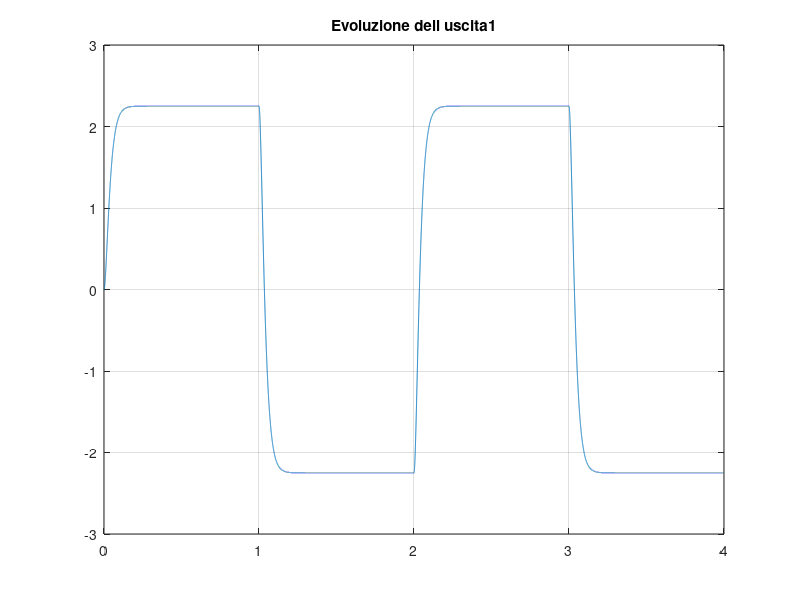
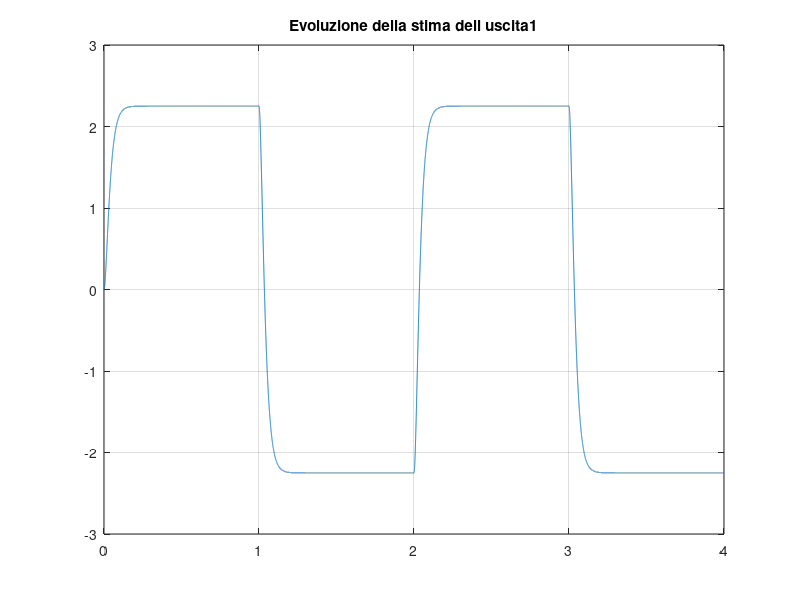
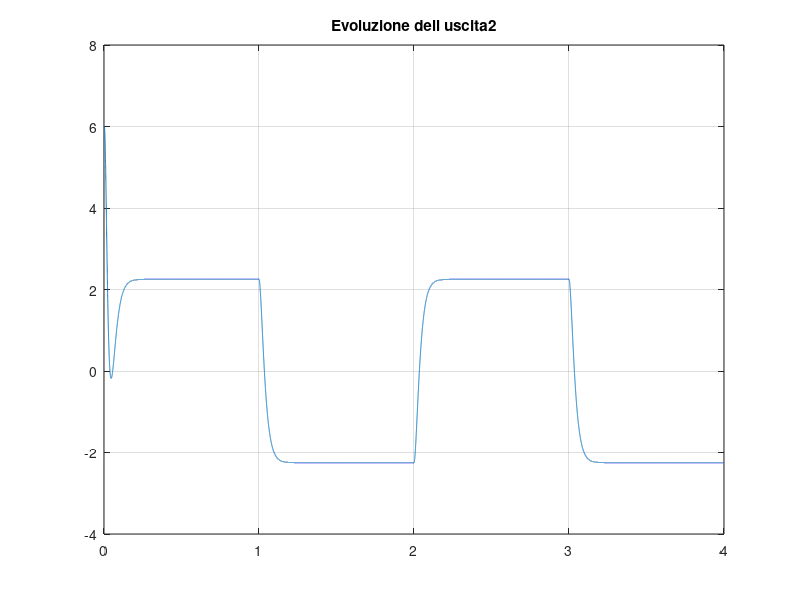
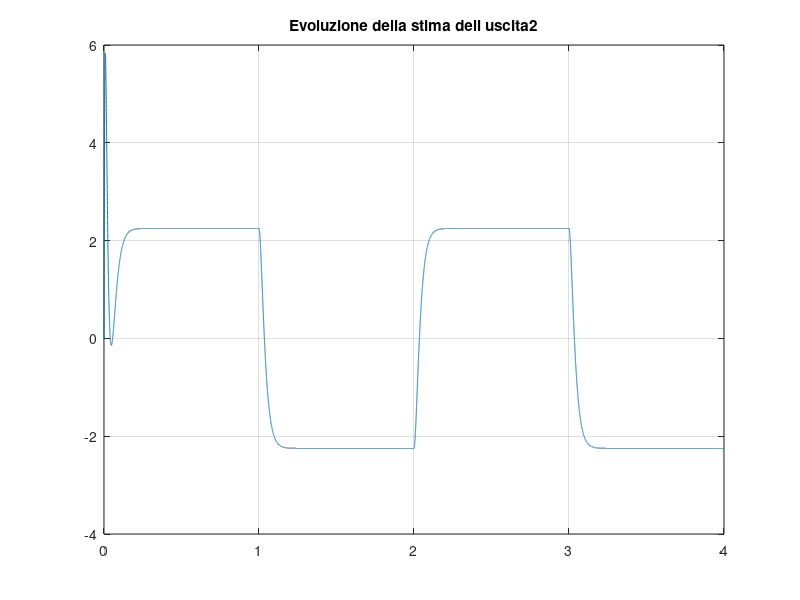

These charts were generated, in order, by the following MATLAB code:
A = [0, 1; 900, 0];
B = [0; -9];
C = [600, 0];
D = 0;
n = 2;

O = obsv(A, C);
if rank(O) == n
    fprintf('Sistema Osservabile');
    L = acker(A', C', [-120, -180])';
else
    fprintf('Sistema non Osservabile');
    exit();
end

Co = ctrb(A, B);
if rank(Co) == n
    fprintf('Sistema Raggiungibile');
    K = acker(A, B, [-40, -60]);
else
    fprintf('Sistema non Raggiungibile');
    exit();
end
alpha = -1;

Atot = [A, -B*K; L*C, A-B*K-L*C];
Btot = alpha*[B; B];
Ctot = [C, -D*K; zeros(size(C)), C-D*K];
Dtot = alpha*[D; D];
System = ss(Atot, Btot, Ctot, Dtot);
t = 0:0.0001:4;
u = sign(sin(2*pi*0.5*t));
deltaX0 = [0; 0; 0; 0]; deltaX01 = [0.01; 0; 0; 0]; deltaX02 = [-0.01; 0; 0; 0];
[Y1, T1, X1] = lsim(System, u, t, deltaX0);
[Y2, T2, X2] = lsim(System, u, t, deltaX01);
[Y3, T3, X3] = lsim(System, u, t, deltaX02);
figure(1), plot(T1, Y1(:, 1)), grid on, zoom on, title('Evoluzione dell uscita1');
figure(2), plot(T1, Y1(:, 2)), grid on, zoom on, title('Evoluzione della stima dell uscita1');
figure(3), plot(T2, Y2(:, 1)), grid on, zoom on, title('Evoluzione dell uscita2');
figure(4), plot(T2, Y2(:, 2)), grid on, zoom on, title('Evoluzione della stima dell uscita2');
figure(5), plot(T3, Y3(:, 1)), grid on, zoom on, title('Evoluzione dell uscita3');
figure(6), plot(T3, Y3(:, 2)), grid on, zoom on, title('Evoluzione della stima dell uscita3');